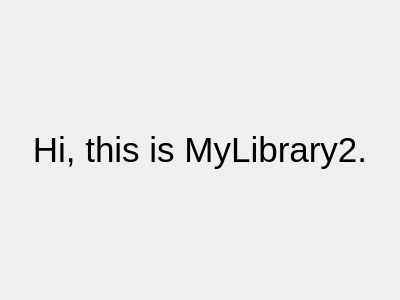
<?xml version="1.0" encoding="UTF-8"?>
<ui version="4.0">
 <class>MyLibrary2</class>
 <widget class="QDialog" name="MyLibrary2">
  <property name="geometry">
   <rect>
    <x>0</x>
    <y>0</y>
    <width>400</width>
    <height>300</height>
   </rect>
  </property>
  <property name="windowTitle">
   <string>Dialog</string>
  </property>
  <layout class="QHBoxLayout" name="horizontalLayout">
   <item>
    <widget class="QLabel" name="label">
     <property name="font">
      <font>
       <pointsize>26</pointsize>
      </font>
     </property>
     <property name="text">
      <string>Hi, this is MyLibrary2.</string>
     </property>
     <property name="alignment">
      <set>Qt::AlignCenter</set>
     </property>
    </widget>
   </item>
  </layout>
 </widget>
 <resources/>
 <connections/>
</ui>
